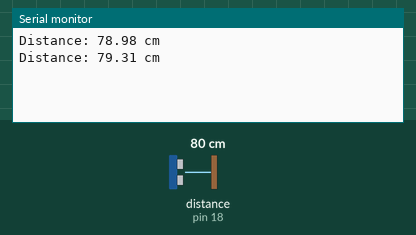
Simulated run of this sketch. Board: Arduino Uno, built with avr-gcc and run on an emulated ATmega328P. On the bench: the last lines printed to the serial monitor. Wiring (inferred from the names in the program): ultrasonic range finder: trigger pin 5; echo pin 18. The test bench sets the inputs (shaded band); at power-on: distance to the obstacle (sensor on pin 18) 80 cm. The echo pulse lasts 58.3 µs per cm.

Above: at 1.8 s.
1.9 s: distance to the obstacle (sensor on pin 18) set to 2 cm
At 2.4 s:
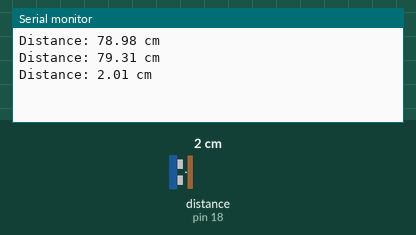
3.4 s: distance to the obstacle (sensor on pin 18) set to 4 cm
At 4.8 s:
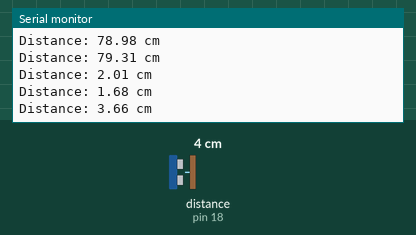
Timing chart, 0 to 6.4 s (numbered marks = the images above; inputs shaded):
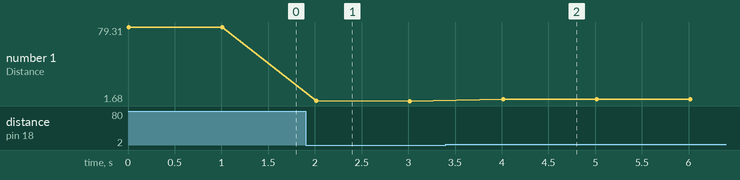

The sketch:

Test_Ultrasonic.ino
```cpp
const int trigPin = 5;
const int echoPin = 18;
long duration;
void setup() {
  Serial.begin(115200);
  pinMode(trigPin, OUTPUT);
  pinMode(echoPin, INPUT);
}

void loop() {

  float distance = readUltrasonic();
  Serial.print("Distance: ");
  Serial.print(distance);
  Serial.println(" cm");
  delay(1000); // adjust delay as needed
}

float readUltrasonic() {
  digitalWrite(trigPin, LOW);
  delayMicroseconds(2);
  digitalWrite(trigPin, HIGH);
  delayMicroseconds(10);
  digitalWrite(trigPin, LOW);
  duration = pulseIn(echoPin, HIGH);

  // Convert duration to distance in centimeters
  return duration * 0.034 / 2;
}
```

Measured:
- after the input at 1.9 s, the serial monitor: prints a new line after 0.11 s (image 1)
- after the input at 3.4 s, the serial monitor: prints a new line after 0.61 s (image 2)
- plotted number 1: 79.31 → 1.68 after the input at 1.9 s, 1.68 → 3.66 after the input at 3.4 s
